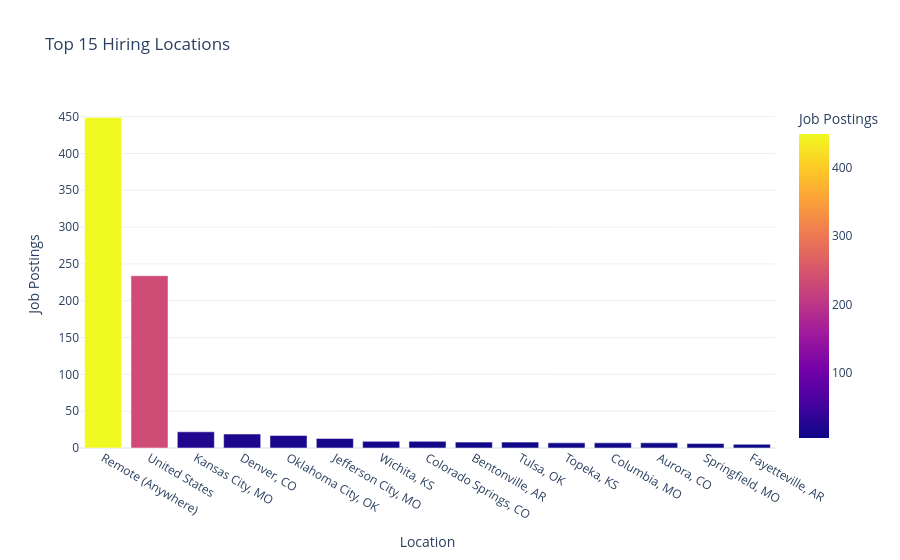

Notebook code for this chart:
### Markdown cell above
**Note:** Some of the top entries (e.g., "Upwork", "Dice", "Insight Global") 
are hiring/staffing platforms or recruitment agencies rather than the 
direct employer, and "Corporate" appears to be a generic placeholder in 
the source data rather than an actual company name. This should be 
considered when interpreting hiring volume by company.

### Code cell
# Separate "Anywhere" (remote indicator) from actual geographic locations
location_data = Job_postings_raw["location"].replace({"Anywhere": "Remote (Anywhere)"})
top_locations = location_data.value_counts().head(15).reset_index()
top_locations.columns = ["Location", "Job Postings"]

fig = px.bar(
    top_locations,
    x="Location",
    y="Job Postings",
    color="Job Postings",
    title="Top 15 Hiring Locations",
    template="plotly_white"
)

fig.write_html("charts/interactive/top_hiring_locations.html")
fig.show()

### Figure 1 — Plotly figure (JSON) as saved in the notebook; plotly's stock layout.template omitted (floating-point values rounded to 4 significant figures)
{"data": [{"hovertemplate": "Location=%{x}<br>Job Postings=%{marker.color}<extra></extra>", "legendgroup": "", "marker": {"color": [449, 234, 22, 19, 17, 13, 9, 9, 8, 8, 7, 7, 7, 6, 5], "coloraxis": "coloraxis", "pattern": {"shape": ""}}, "name": "", "orientation": "v", "showlegend": false, "textposition": "auto", "type": "bar", "x": ["Remote (Anywhere)", "United States", "Kansas City, MO", "Denver, CO", "Oklahoma City, OK", "Jefferson City, MO", "Wichita, KS", "Colorado Springs, CO", "Bentonville, AR", "Tulsa, OK", "Topeka, KS", "Columbia, MO", "Aurora, CO", "Springfield, MO", "Fayetteville, AR"], "xaxis": "x", "y": [449, 234, 22, 19, 17, 13, 9, 9, 8, 8, 7, 7, 7, 6, 5], "yaxis": "y"}], "layout": {"barmode": "relative", "coloraxis": {"colorbar": {"title": {"text": "Job Postings"}}, "colorscale": [[0, "#0d0887"], [0.1111, "#46039f"], [0.2222, "#7201a8"], [0.3333, "#9c179e"], [0.4444, "#bd3786"], [0.5556, "#d8576b"], [0.6667, "#ed7953"], [0.7778, "#fb9f3a"], [0.8889, "#fdca26"], [1, "#f0f921"]]}, "legend": {"tracegroupgap": 0}, "title": {"text": "Top 15 Hiring Locations"}, "xaxis": {"anchor": "y", "domain": [0, 1], "title": {"text": "Location"}}, "yaxis": {"anchor": "x", "domain": [0, 1], "title": {"text": "Job Postings"}}}}
